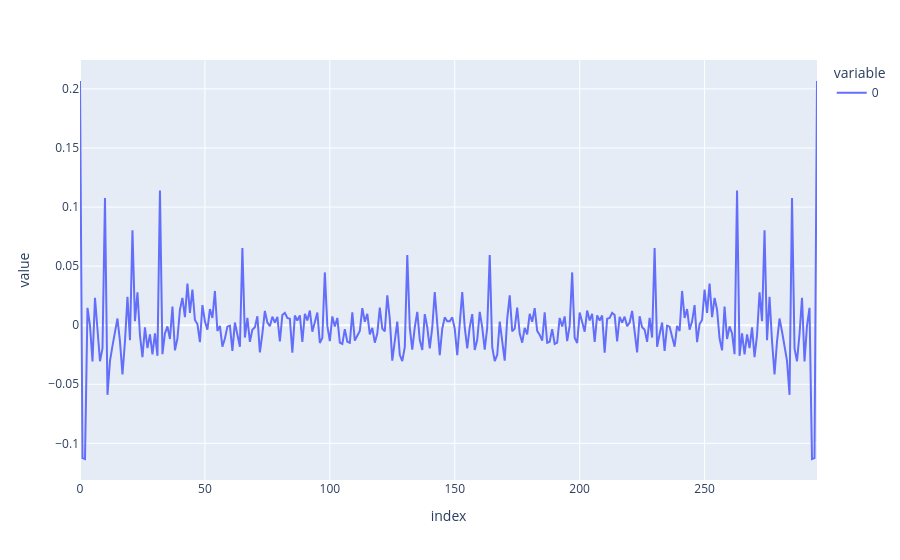

The code cell stored with this chart in its notebook:
### Code cell
px.line(ceps[1:])

### Figure 1 — Plotly figure (JSON) as saved in the notebook; plotly's stock layout.template omitted (floating-point values rounded to 4 significant figures; data arrays with more than 128 entries replaced by an {"elided": "..."} marker saying what was removed)
{"data": [{"hovertemplate": "variable=0<br>index=%{x}<br>value=%{y}<extra></extra>", "legendgroup": "0", "line": {"color": "#636efa", "dash": "solid"}, "marker": {"symbol": "circle"}, "mode": "lines", "name": "0", "orientation": "v", "showlegend": true, "type": "scatter", "x": {"elided": "296 int values"}, "xaxis": "x", "y": {"elided": "296 float values"}, "yaxis": "y"}], "layout": {"legend": {"title": {"text": "variable"}, "tracegroupgap": 0}, "margin": {"t": 60}, "xaxis": {"anchor": "y", "domain": [0, 1], "title": {"text": "index"}}, "yaxis": {"anchor": "x", "domain": [0, 1], "title": {"text": "value"}}}}
